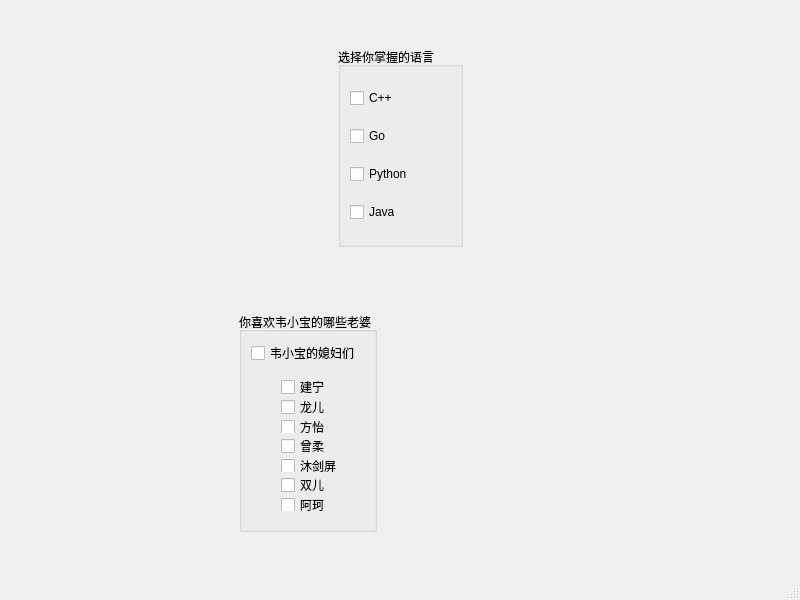
<?xml version="1.0" encoding="UTF-8"?>
<ui version="4.0">
 <class>MainWindow</class>
 <widget class="QMainWindow" name="MainWindow">
  <property name="geometry">
   <rect>
    <x>0</x>
    <y>0</y>
    <width>800</width>
    <height>600</height>
   </rect>
  </property>
  <property name="windowTitle">
   <string>MainWindow</string>
  </property>
  <widget class="QWidget" name="centralwidget">
   <layout class="QVBoxLayout" name="verticalLayout">
    <item>
     <widget class="QWidget" name="widget" native="true">
      <layout class="QHBoxLayout" name="horizontalLayout">
       <item>
        <spacer name="horizontalSpacer">
         <property name="orientation">
          <enum>Qt::Horizontal</enum>
         </property>
         <property name="sizeHint" stdset="0">
          <size>
           <width>40</width>
           <height>20</height>
          </size>
         </property>
        </spacer>
       </item>
       <item>
        <widget class="QGroupBox" name="groupBox">
         <property name="maximumSize">
          <size>
           <width>200</width>
           <height>200</height>
          </size>
         </property>
         <property name="title">
          <string>选择你掌握的语言</string>
         </property>
         <layout class="QVBoxLayout" name="verticalLayout_2">
          <item>
           <widget class="QCheckBox" name="cpp">
            <property name="text">
             <string>C++</string>
            </property>
           </widget>
          </item>
          <item>
           <widget class="QCheckBox" name="go">
            <property name="text">
             <string>Go</string>
            </property>
           </widget>
          </item>
          <item>
           <widget class="QCheckBox" name="python">
            <property name="text">
             <string>Python</string>
            </property>
           </widget>
          </item>
          <item>
           <widget class="QCheckBox" name="java">
            <property name="text">
             <string>Java</string>
            </property>
           </widget>
          </item>
         </layout>
        </widget>
       </item>
       <item>
        <spacer name="horizontalSpacer_2">
         <property name="orientation">
          <enum>Qt::Horizontal</enum>
         </property>
         <property name="sizeHint" stdset="0">
          <size>
           <width>40</width>
           <height>20</height>
          </size>
         </property>
        </spacer>
       </item>
      </layout>
     </widget>
    </item>
    <item>
     <widget class="QWidget" name="widget_2" native="true">
      <widget class="QGroupBox" name="groupBox_2">
       <property name="geometry">
        <rect>
         <x>230</x>
         <y>20</y>
         <width>138</width>
         <height>220</height>
        </rect>
       </property>
       <property name="title">
        <string>你喜欢韦小宝的哪些老婆</string>
       </property>
       <layout class="QVBoxLayout" name="verticalLayout_4">
        <item>
         <widget class="QCheckBox" name="wives">
          <property name="text">
           <string>韦小宝的媳妇们</string>
          </property>
         </widget>
        </item>
        <item>
         <widget class="QWidget" name="widget_3" native="true">
          <layout class="QVBoxLayout" name="verticalLayout_3">
           <property name="leftMargin">
            <number>30</number>
           </property>
           <item>
            <widget class="QCheckBox" name="jianning">
             <property name="text">
              <string>建宁</string>
             </property>
            </widget>
           </item>
           <item>
            <widget class="QCheckBox" name="longer">
             <property name="text">
              <string>龙儿</string>
             </property>
            </widget>
           </item>
           <item>
            <widget class="QCheckBox" name="fangyi">
             <property name="text">
              <string>方怡</string>
             </property>
            </widget>
           </item>
           <item>
            <widget class="QCheckBox" name="zengrou">
             <property name="text">
              <string>曾柔</string>
             </property>
            </widget>
           </item>
           <item>
            <widget class="QCheckBox" name="mujianping">
             <property name="text">
              <string>沐剑屏</string>
             </property>
            </widget>
           </item>
           <item>
            <widget class="QCheckBox" name="shuanger">
             <property name="text">
              <string>双儿</string>
             </property>
            </widget>
           </item>
           <item>
            <widget class="QCheckBox" name="ake">
             <property name="text">
              <string>阿珂</string>
             </property>
            </widget>
           </item>
          </layout>
         </widget>
        </item>
       </layout>
      </widget>
     </widget>
    </item>
   </layout>
  </widget>
  <widget class="QMenuBar" name="menubar">
   <property name="geometry">
    <rect>
     <x>0</x>
     <y>0</y>
     <width>800</width>
     <height>23</height>
    </rect>
   </property>
  </widget>
  <widget class="QStatusBar" name="statusbar"/>
 </widget>
 <resources/>
 <connections/>
</ui>
